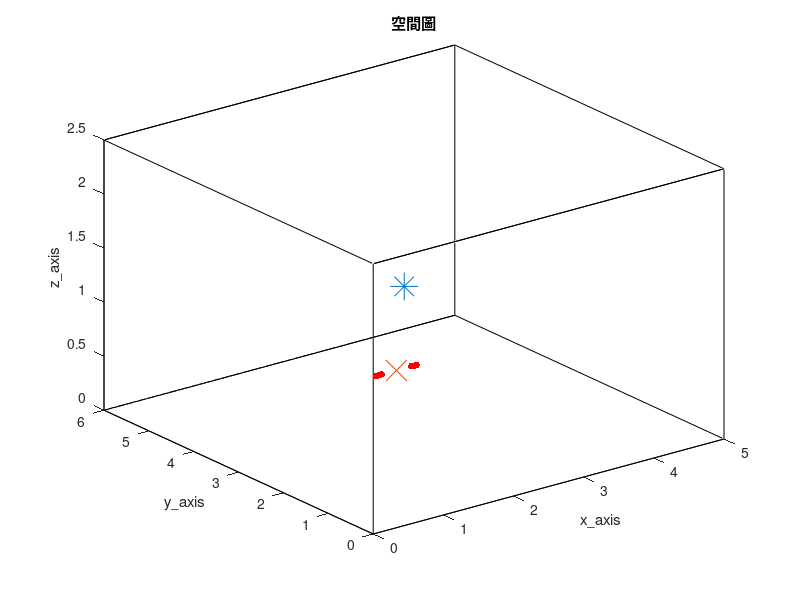

Recreate this plot in MATLAB. (Note: this script raises an error after producing the figure.)
clc; clear;
close all;

tic

%% RIR parameter %%
SorNum = 1;                                              % source number
%%%%%%%%%%%%%%%%%%%%%%%%%%%%%%%%%%%%%%%%%%%%%%%%%%%%%%%%%%%%%%%%%%%%%%%%%%%%%%%%%%%%%%%%%%%%%%%%%%%%%%%%%%%%%%%%%%%
MicNum = 10;                                             % number of microphone
%%%%%%%%%%%%%%%%%%%%%%%%%%%%%%%%%%%%%%%%%%%%%%%%%%%%%%%%%%%%%%%%%%%%%%%%%%%%%%%%%%%%%%%%%%%%%%%%%%%%%%%%%%%%%%%%%%%
c = 343;                                                 % Sound velocity (m/s)
fs = 16000;                                              % Sample frequency (samples/s)

% % ULA %
% MicStart = [1, 1.5, 1];
% spacing = 0.02;
% MicPos = zeros(MicNum, 3);
% for i = 1:MicNum
%     MicPos(i, :) = [MicStart(1, 1)+(i-1)*spacing MicStart(1, 2) MicStart(1, 3)];
% end

% subarray %
MicStart_left = [1, 1.5, 1];
MicStart_right = [1.5, 1.5, 1];
spacing = 0.02;
MicPos = zeros(MicNum, 3);
for i = 1:MicNum
    if i <= MicNum/2
        MicPos(i, :) = [MicStart_left(1, 1)+(i-1)*spacing, MicStart_left(1, 2), MicStart_left(1, 3)];
    else
        MicPos(i, :) = [MicStart_right(1, 1)+(i-MicNum/2-1)*spacing, MicStart_right(1, 2), MicStart_right(1, 3)];
    end

end

referencce_point = (MicPos(MicNum/2, :)+MicPos(MicNum/2+1, :))/2;

SorPos = [3, 4, 1];                                    % source position (m)
room_dim = [5, 6, 2.5];                                  % Room dimensions [x y z] (m)
%%%%%%%%%%%%%%%%%%%%%%%%%%%%%%%%%%%%%%%%%%%%%%%%%%%%%%%%%%%%%%%%%%%%%%%%%%%%%%%%%%%%%%%%%%%%%%%%%%%%%%%%%%%%%%%%%%%
reverberation_time = 0.2;                                % Reverberation time (s)
points_rir = 2048;                                       % Number of rir points (需比 reverberation time 還長)
%%%%%%%%%%%%%%%%%%%%%%%%%%%%%%%%%%%%%%%%%%%%%%%%%%%%%%%%%%%%%%%%%%%%%%%%%%%%%%%%%%%%%%%%%%%%%%%%%%%%%%%%%%%%%%%%%%%
mtype = 'omnidirectional';                               % Type of microphone
order = -1;                                              % -1 equals maximum reflection order!
dim = 3;                                                 % Room dimension
orientation = 0;                                         % Microphone orientation (rad)
hp_filter = 1;                                           % Disable high-pass filter

% 畫空間圖 %
figure(1);
plot3( [0 room_dim(1, 1) room_dim(1, 1) 0 0 0 room_dim(1, 1) room_dim(1, 1) 0 0 room_dim(1, 1) room_dim(1, 1) 0 0 room_dim(1, 1) room_dim(1, 1)], ...
       [0 0 room_dim(1, 2) room_dim(1, 2) 0 0 0 room_dim(1, 2) room_dim(1, 2) room_dim(1, 2) room_dim(1, 2) room_dim(1, 2) room_dim(1, 2) 0 0 0], ...
       [0 0 0 0 0 room_dim(1, 3) room_dim(1, 3) room_dim(1, 3) room_dim(1, 3) 0 0 room_dim(1, 3) room_dim(1, 3) room_dim(1, 3) room_dim(1, 3) 0] , 'k')
hold on
plot3(MicPos(:, 1), MicPos(:, 2), MicPos(:, 3), 'r.', 'MarkerSize', 15)
hold on
plot3(SorPos(:, 1), SorPos(:, 2), SorPos(:, 3), '*', 'MarkerSize', 20)
hold on
plot3(referencce_point(:, 1), referencce_point(:, 2), referencce_point(:, 3), 'x', 'MarkerSize', 15)
hold off
xlabel('x\_axis')
ylabel('y\_axis')
zlabel('z\_axis')
title('空間圖')
shg

angle_ground_truth = acos((SorPos-referencce_point)*[0; 1; 0]/norm(SorPos-referencce_point))/pi*180;
distance_ground_truth = norm(SorPos-referencce_point);

%% generate ground-truth RIR (h) %%
% 產生 RIR 和存.mat 檔 %
h = rir_generator(c, fs, MicPos, SorPos, room_dim, reverberation_time, points_rir, mtype, order, dim, orientation, hp_filter);
rir_filename_str = ['h\h_for_localization_', string(reverberation_time), 'x', string(MicNum), 'x', string(points_rir), '.mat'];
rir_filemane = join(rir_filename_str, '');
save(rir_filemane, 'h')

% load RIR 的 .mat 檔 %
rir_filename_str = ['h\h_for_localization_', string(reverberation_time), 'x', string(MicNum), 'x', string(points_rir), '.mat'];
rir_filemane = join(rir_filename_str, '');
load(rir_filemane)

look_mic = 1;
h_yaxis_upperlimit = max(h(look_mic, :)) + 0.01;
h_yaxis_underlimit = min(h(look_mic, :)) - 0.01;
% 畫 ground-truth RIR time plot %
figure(2)
plot(h(look_mic, :), 'r');
ylim([h_yaxis_underlimit h_yaxis_upperlimit])
title('ground-truth RIR')
xlabel('points')
ylabel('amplitude')
shg

[~, argmax_tf] = max(abs(h.'));

%% window parameter %%
NFFT = 1024;
hopsize = 256;
win = hamming(NFFT);
frequency = NFFT/2 + 1;
freqs_vector = linspace(0, fs/2, frequency);

%% 讀音檔 or 產生 white noise source (source) %%
Second = 23;
SorLen =  Second*fs;

% load speech source %
% [source_transpose, fs] = audioread('245.wav', [1, SorLen]);    % speech source
% source = source_transpose.';

% load white noise source %
source = wgn(1, SorLen, 0);                                    % white noise source

%% 產生麥克風訊號，先在時域上 convolution 再做 stft (y_nodelay y_delay Y_delay ) %%
% convolution source and RIR %
as = zeros(MicNum, points_rir+SorLen-1);
for i = 1 : MicNum
    as(i, :) = conv(h(i, :), source);
end

y_nodelay = as(:, 1:SorLen);
y_nodelay_transpose = y_nodelay.';
[Y_nodelay, ~, ~] = stft(y_nodelay_transpose, fs, Window=win, OverlapLength=NFFT-hopsize, FFTLength=NFFT, FrequencyRange='onesided');
NumOfFrame = size(Y_nodelay, 2);

%% compute Ryy %%
Ryy = zeros(MicNum, MicNum, frequency);
for_fac = 0.001;
for n = 1:frequency
    for FrameNo = 1:NumOfFrame
%         Ryy(:, :, n) = for_fac*Ryy(:, :, n) + (1-for_fac)*squeeze(Y_nodelay(n, FrameNo, :))*squeeze(Y_nodelay(n, FrameNo, :))';
        Ryy(:, :, n) = Ryy(:, :, n) + squeeze(Y_nodelay(n, FrameNo, :))*squeeze(Y_nodelay(n, FrameNo, :))';

    end
    
end

Ryy = Ryy/NumOfFrame;

%% compute P_N %%
P_N = zeros(MicNum, MicNum, frequency);
for n = 1:frequency
   [U, D] = eig(Ryy(:, :, n));
   [~, D_max_index] = max(diag(D));
   U_S = U(:, D_max_index);
   P_N(:, :, n) = eye(MicNum) - U_S*U_S';

end

%% redefine MicPos %%
MicPos = MicPos - referencce_point;

%% check angle function is convex or not %%
angle = -90:1:90;
array_output_power = zeros(frequency, size(angle, 2));
output_power_sum = zeros(size(angle, 2), 1);

dia_load_beamformer = 10^(-2);
frequency_lower_bound = 400;

angle_count = 0;

for ang = angle
    angle_count = angle_count + 1;
    kappa = [sind(ang), cosd(ang), 0];
    for n = frequency_lower_bound:frequency
        omega = 2*pi*freqs_vector(n);
        steer_vec = exp(1j*omega/c*kappa*MicPos.').';

        array_output_power(n, angle_count) = 1/(steer_vec'*inv(Ryy(:, :, n)+dia_load_beamformer*eye(MicNum))*steer_vec);
        output_power_sum(angle_count, :) = output_power_sum(angle_count, :) + abs(array_output_power(n, angle_count));

        % array_output_power(n, angle_count) = 1/(steer_vec'*P_N(:, :, n)*steer_vec);
        % output_power_sum(angle_count, :) = output_power_sum(angle_count, :) + abs(array_output_power(n, angle_count));

    end

end

[meshgrid_x, meshgrid_y] = meshgrid(angle ,freqs_vector(frequency_lower_bound:frequency));
figure(3);
mesh(meshgrid_x, meshgrid_y, 10*log10(abs(array_output_power(frequency_lower_bound:frequency, :))))
colorbar
view(2)
title('output power')
xlabel('angle')
ylabel('frequency')

figure(4)
plot(angle, output_power_sum.');
title('output power as function of angle')
xlabel('angle')
ylabel('output power')
shg

%% GSS for angle-wise freefield plane wave localization %%
[~, max_index] = max(output_power_sum);
left_bound = angle(:, max_index-1);
right_bound = angle(:, max_index+1);

golden_ratio = (1+sqrt(5))/2;
search_ratio = golden_ratio - 1;
stop_criteron = 1e-7;

iteration_times_angle = 0;

while 1
    iteration_times_angle = iteration_times_angle + 1;
    left_insert = right_bound - search_ratio*(right_bound-left_bound);
    right_insert = left_bound + search_ratio*(right_bound-left_bound);
    
    left_insert_output = GSS_MPDR_angle_obj_func(left_insert, frequency_lower_bound, frequency, freqs_vector, c, MicPos, Ryy, MicNum, dia_load_beamformer);
    right_insert_output = GSS_MPDR_angle_obj_func(right_insert, frequency_lower_bound, frequency, freqs_vector, c, MicPos, Ryy, MicNum, dia_load_beamformer);

    if left_insert_output > right_insert_output
        right_bound = right_insert;
    elseif left_insert_output <= right_insert_output
        left_bound = left_insert;
    end

    if right_bound-left_bound < stop_criteron
        break
    end

end

angle_final = (left_bound+right_bound)/2;

%% check distance function is convex or not %%
distance = 0:0.1:5;
array_output_power = zeros(frequency, size(distance, 2));
output_power_sum = zeros(size(distance, 2), 1);
frequency_lower_bound = 1;

distance_count = 0;

for dis = distance
    distance_count = distance_count + 1;
    source_pos = [dis*sind(angle_final), dis*cosd(angle_final), 0];

    r = zeros(MicNum, 1);
    for i = 1 : MicNum
        r(i, :) =  sqrt(sum((source_pos - MicPos(i, :)).^2));
    end

    for n = frequency_lower_bound:frequency
        omega = 2*pi*freqs_vector(n);
        steer_vec = exp(-1j*omega/c*r)./r;

        array_output_power(n, distance_count) = steer_vec'*Ryy(:, :, n)*steer_vec;
        output_power_sum(distance_count, :) = output_power_sum(distance_count, :) + abs(array_output_power(n, distance_count));

        % array_output_power(n, distance_count) = 1/(steer_vec'*P_N(:, :, n)*steer_vec);
        % output_power_sum(distance_count, :) = output_power_sum(distance_count, :) + abs(array_output_power(n, distance_count));
        
    end

end

[meshgrid_x, meshgrid_y] = meshgrid(distance ,freqs_vector(frequency_lower_bound:frequency));
figure(5);
mesh(meshgrid_x, meshgrid_y, 10*log10(abs(array_output_power(frequency_lower_bound:frequency, :))))
colorbar
view(2)
title('output power')
xlabel('distance')
ylabel('frequency')


figure(6)
plot(distance, output_power_sum.');
title('output power as function of distance')
xlabel('distance')
ylabel('magnitude')
shg

%% GSS for distnce-wise MUSIC %%
left_bound = 0;
right_bound = 8;
iteration_times_distnce = 0;
left_move = 1;
right_move = 1;

while 1
    iteration_times_distnce = iteration_times_distnce + 1;
    left_insert = right_bound - search_ratio*(right_bound-left_bound);
    right_insert = left_bound + search_ratio*(right_bound-left_bound);

    if right_move == 1 && left_move == 1
        left_insert_output = GSS_RTF_distance_obj_func(left_insert, angle_final, NFFT, hopsize, fs, c, y_nodelay, MicNum, MicPos);
        right_insert_output = GSS_RTF_distance_obj_func(right_insert, angle_final, NFFT, hopsize, fs, c, y_nodelay, MicNum, MicPos);
        right_move = 0;
        leftt_move = 0;

    elseif right_move == 1 && left_move == 0
        right_insert_output = left_insert_output;
        left_insert_output = GSS_RTF_distance_obj_func(left_insert, angle_final, NFFT, hopsize, fs, c, y_nodelay, MicNum, MicPos);
        right_move = 0;

    elseif right_move == 0 && left_move == 1
        left_insert_output = right_insert_output;
        right_insert_output = GSS_RTF_distance_obj_func(right_insert, angle_final, NFFT, hopsize, fs, c, y_nodelay, MicNum, MicPos);
        leftt_move = 0;

    end

    if left_insert_output > right_insert_output
        right_bound = right_insert;
        right_move = 1;

    elseif left_insert_output <= right_insert_output
        left_bound = left_insert;
        left_move = 1;

    end

    if right_bound-left_bound < stop_criteron
        break

    end

end

distance_final = (left_bound+right_bound)/2;

toc
